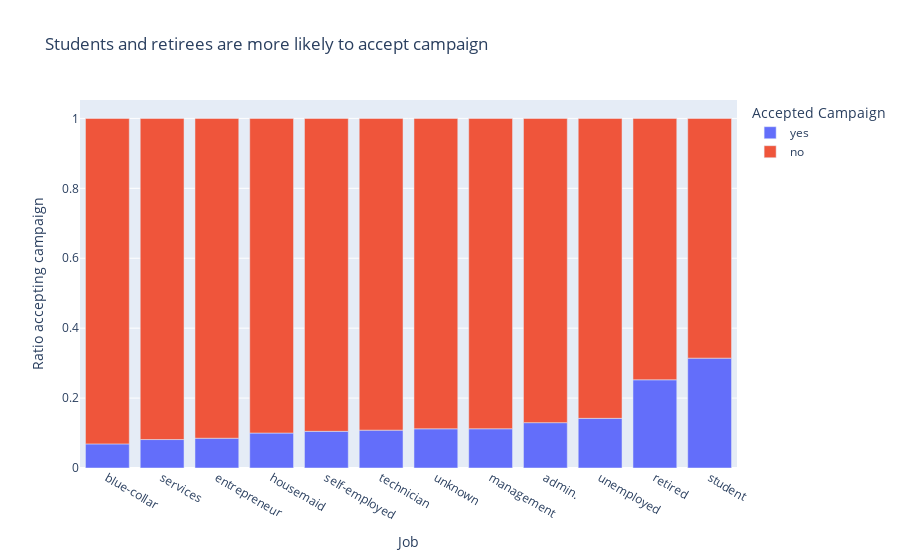

Notebook code cell kept with this figure:
### Code cell
job_ratio = (by_y_df["job"].value_counts() / df["job"].value_counts()).reset_index()
fig = px.bar(
    job_ratio.sort_values(by="count"),
    x="job",
    y="count",
    color="y",
    title="Students and retirees are more likely to accept campaign",
    labels={
        "job": "Job",
        "count": "Ratio accepting campaign",
        "y": "Accepted Campaign",
    },
)
fig.show()
fig.write_image("images/job_acceptance_ratio.png")

### Figure 1 — Plotly figure (JSON) as saved in the notebook; plotly's stock layout.template omitted (floating-point values rounded to 4 significant figures)
{"data": [{"hovertemplate": "Accepted Campaign=yes<br>Job=%{x}<br>Ratio accepting campaign=%{y}<extra></extra>", "legendgroup": "yes", "marker": {"color": "#636efa", "pattern": {"shape": ""}}, "name": "yes", "orientation": "v", "showlegend": true, "textposition": "auto", "x": ["blue-collar", "services", "entrepreneur", "housemaid", "self-employed", "technician", "unknown", "management", "admin.", "unemployed", "retired", "student"], "xaxis": "x", "y": [0.06894, 0.08138, 0.08516, 0.1, 0.1049, 0.1083, 0.1121, 0.1122, 0.1297, 0.142, 0.2523, 0.3143], "yaxis": "y", "type": "bar"}, {"hovertemplate": "Accepted Campaign=no<br>Job=%{x}<br>Ratio accepting campaign=%{y}<extra></extra>", "legendgroup": "no", "marker": {"color": "#EF553B", "pattern": {"shape": ""}}, "name": "no", "orientation": "v", "showlegend": true, "textposition": "auto", "x": ["student", "retired", "unemployed", "admin.", "management", "unknown", "technician", "self-employed", "housemaid", "entrepreneur", "services", "blue-collar"], "xaxis": "x", "y": [0.6857, 0.7477, 0.858, 0.8703, 0.8878, 0.8879, 0.8917, 0.8951, 0.9, 0.9148, 0.9186, 0.9311], "yaxis": "y", "type": "bar"}], "layout": {"xaxis": {"anchor": "y", "domain": [0.0, 1.0], "title": {"text": "Job"}}, "yaxis": {"anchor": "x", "domain": [0.0, 1.0], "title": {"text": "Ratio accepting campaign"}}, "legend": {"title": {"text": "Accepted Campaign"}, "tracegroupgap": 0}, "title": {"text": "Students and retirees are more likely to accept campaign"}, "barmode": "relative"}}
